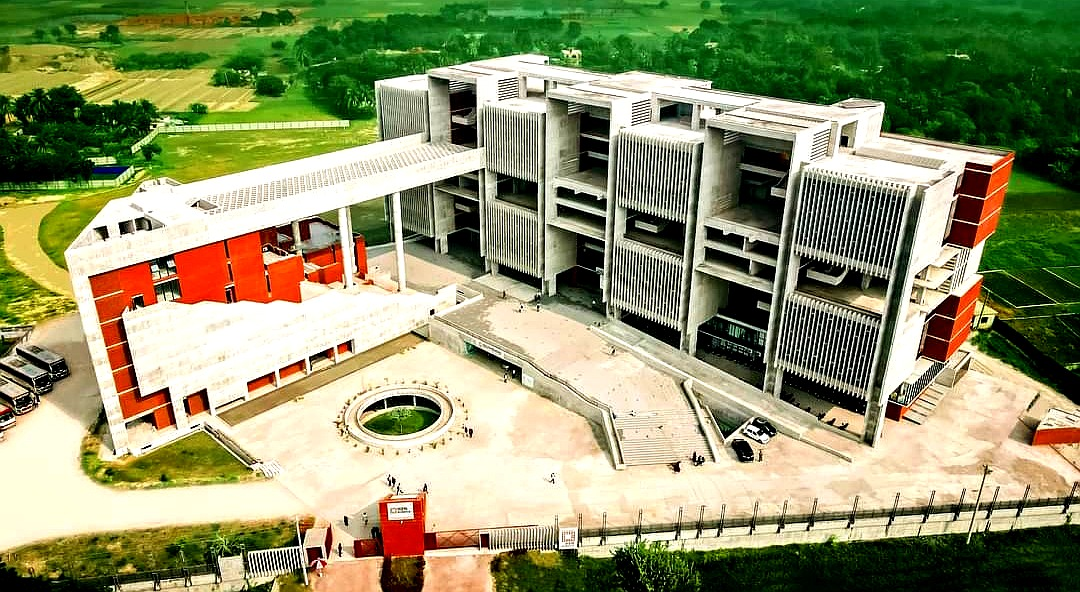
#> input picture dip_lab_codes/images/vu.jpg, 1080 x 592 px
$ jupyter execute 3.1practise.ipynb
#> lines starting #> are read from the running program, lines starting #| are printed output that depends on the picture
[cell 1]
import math
import numpy as np
import PIL.Image as Image
import matplotlib.pyplot as plt

[cell 2]
img = Image.open("images/vu.jpg").convert("L")
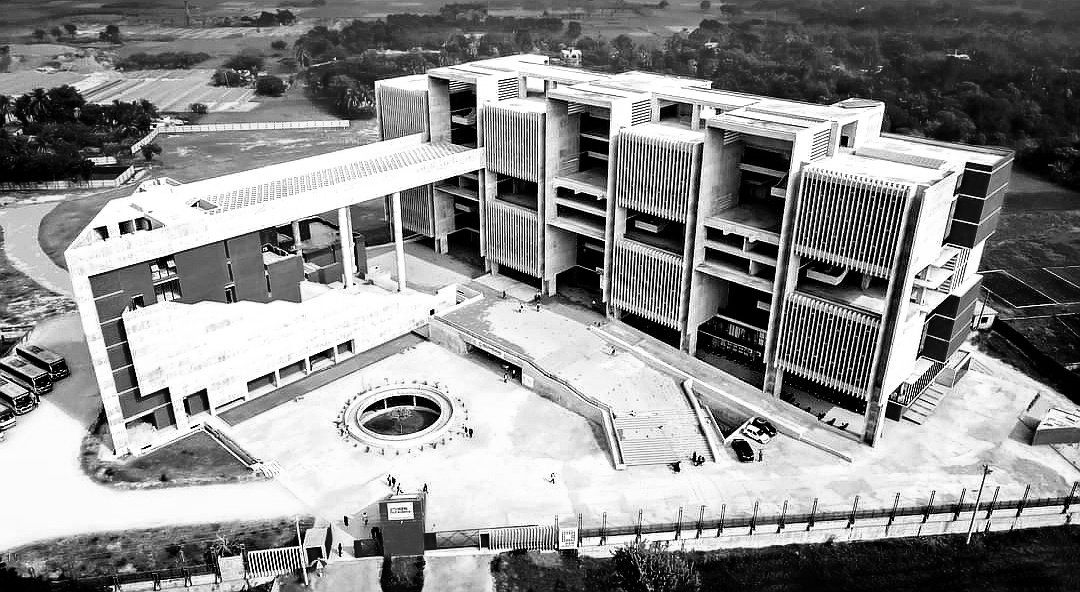
#> img: PIL image 1080x592 L; min 0, max 255, mean 141.3
img = np.array(img)

H, W = img.shape
#> H = 592; W = 1080

plt.title("Grayscale")
plt.imshow(img, cmap="gray")
plt.show()

[cell 3]
Scaled_img=np.zeros(shape=img.shape)
sx=1
sy=2
scaling_matrix=np.array(
    [
        [sy,0],
        [0,sx]
    ]
)

for y in range(H):
    for x in range(W):
        old_idx = np.array([y,x])
        y_new, x_new = np.matmul(scaling_matrix, old_idx)
        y_new, x_new = int(y_new), int(x_new)

        if (y_new >= 0 and y_new < H) and(x_new>=0 and x_new < W):
            Scaled_img[y_new,x_new]= img[y,x]
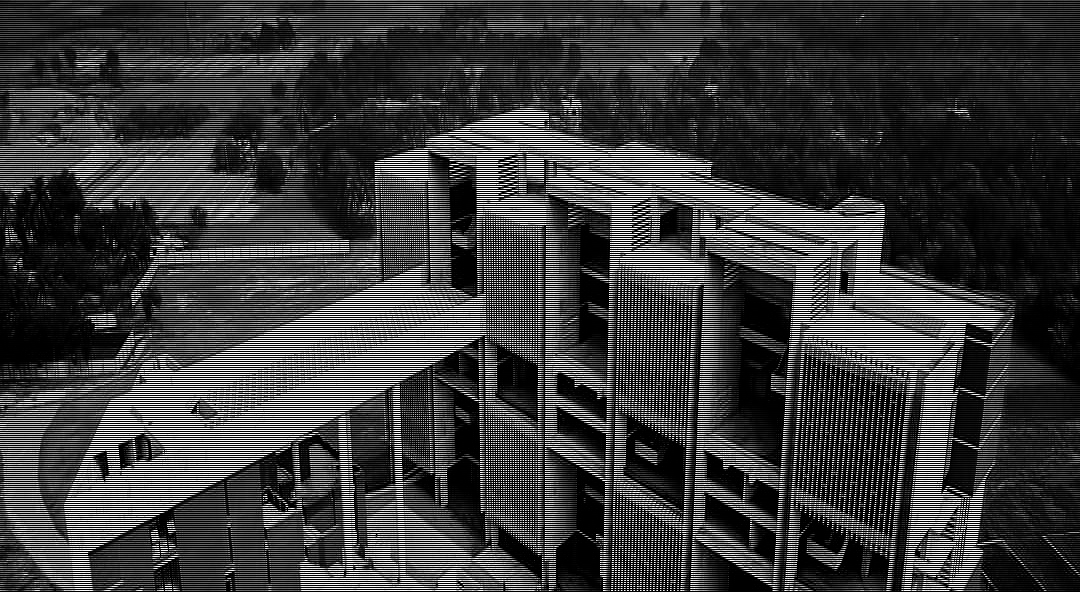
#> Scaled_img: shape (592, 1080) float64; min 0, max 255, mean 58.9

fig,axes = plt.subplots(ncols=2,nrows=1,figsize=(15,10))

axes[0].set_title("Grayscal Image")
axes[0].imshow(img,cmap="gray")

axes[1].set_title("Scaled Image")
axes[1].imshow(Scaled_img,cmap="gray")

plt.show()
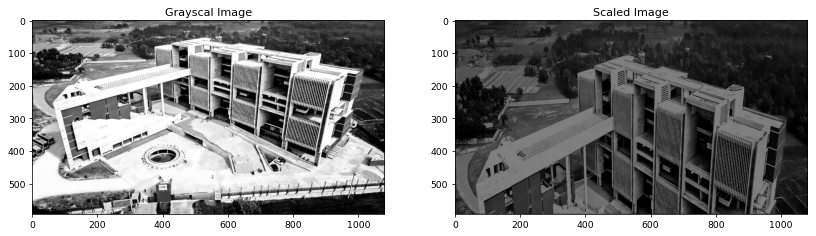
#> figure drawn by matplotlib, 2 panels

[cell 4]
rotated_img = np.zeros(shape=img.shape)
angle = -25
theta = (math.pi*angle)/180

rotation_matrix=np.array(
    [
        [math.cos(theta), -math.sin(theta)],
        [math.sin(theta), math.cos(theta)]
    ]
)

for y in range(H):
    for x in range(W):
        old_idx = np.array([y,x])
        y_new,x_new=np.matmul(rotation_matrix, old_idx)
        y_new,x_new = int(y_new),int(x_new)

        if (y_new>=0 and y_new<H) and (x_new>=0 and x_new<W):
            rotated_img[y_new,x_new] = img[y,x]
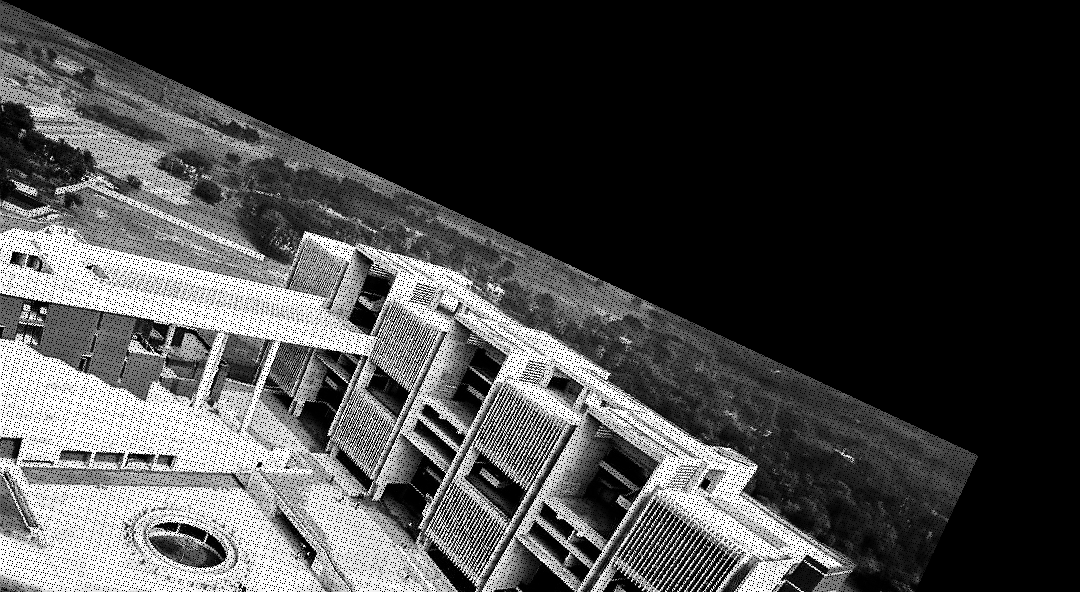
#> rotated_img: shape (592, 1080) float64; min 0, max 255, mean 68

fig,axes = plt.subplots(ncols=2,nrows=1,figsize=(15,10))

axes[0].set_title("Grayscal Image")
axes[0].imshow(img,cmap="gray")

axes[1].set_title("Rotated Image")
axes[1].imshow(rotated_img,cmap="gray")

plt.show()

$ run again, with dip_lab_codes/images/hy.jpg copied over dip_lab_codes/images/vu.jpg
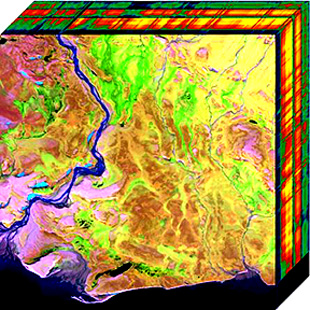
#> input picture dip_lab_codes/images/hy.jpg, 310 x 310 px
#> after the loop `for y in range(H):`:
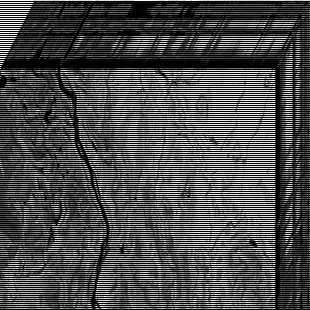
#> Scaled_img: shape (310, 310) float64; min 0, max 255, mean 73.8
#> after the loop `for y in range(H):`:
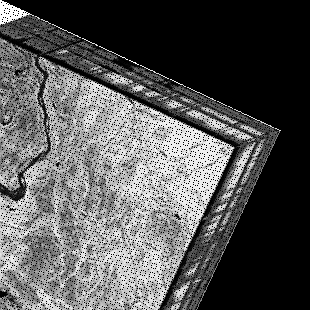
#> rotated_img: shape (310, 310) float64; min 0, max 255, mean 87.7
